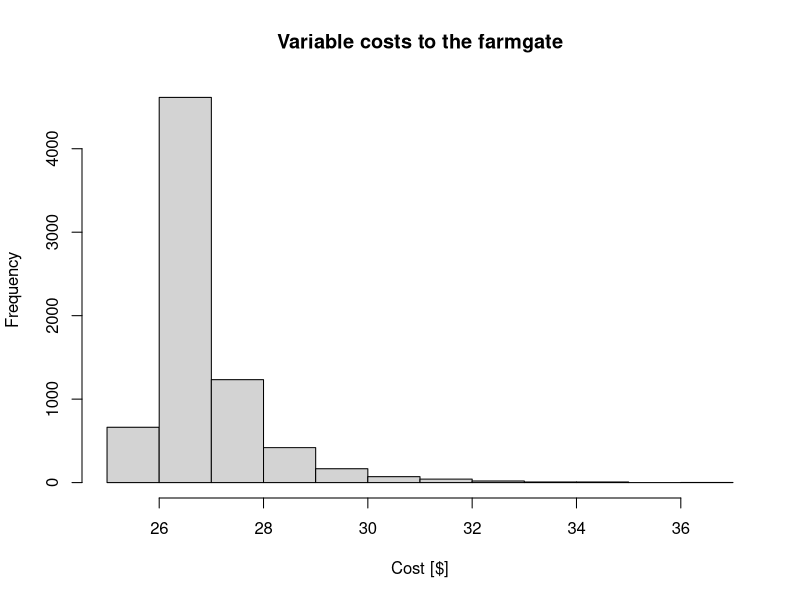

Recreate this plot in R.
I<-read.csv("farm_cost.csv",header=TRUE)
options(digits=1) 

out <- hist(I$"total_farmgate",plot=TRUE,main="Variable costs to the farmgate",xlab="Cost [$]")




